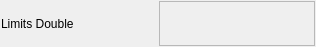
<?xml version="1.0" encoding="UTF-8"?>
<ui version="4.0">
 <class>WidgetGSLibParLimitsDouble</class>
 <widget class="QWidget" name="WidgetGSLibParLimitsDouble">
  <property name="geometry">
   <rect>
    <x>0</x>
    <y>0</y>
    <width>316</width>
    <height>47</height>
   </rect>
  </property>
  <property name="windowTitle">
   <string>Form</string>
  </property>
  <layout class="QHBoxLayout" name="horizontalLayout">
   <property name="spacing">
    <number>1</number>
   </property>
   <property name="leftMargin">
    <number>1</number>
   </property>
   <property name="topMargin">
    <number>1</number>
   </property>
   <property name="rightMargin">
    <number>1</number>
   </property>
   <property name="bottomMargin">
    <number>1</number>
   </property>
   <item>
    <widget class="QLabel" name="lblDesc">
     <property name="text">
      <string>Limits Double</string>
     </property>
    </widget>
   </item>
   <item>
    <widget class="QFrame" name="frmFields">
     <property name="frameShape">
      <enum>QFrame::StyledPanel</enum>
     </property>
     <property name="frameShadow">
      <enum>QFrame::Raised</enum>
     </property>
     <layout class="QHBoxLayout" name="horizontalLayout_2">
      <property name="spacing">
       <number>1</number>
      </property>
      <property name="leftMargin">
       <number>1</number>
      </property>
      <property name="topMargin">
       <number>1</number>
      </property>
      <property name="rightMargin">
       <number>1</number>
      </property>
      <property name="bottomMargin">
       <number>1</number>
      </property>
     </layout>
    </widget>
   </item>
  </layout>
 </widget>
 <resources/>
 <connections/>
</ui>
